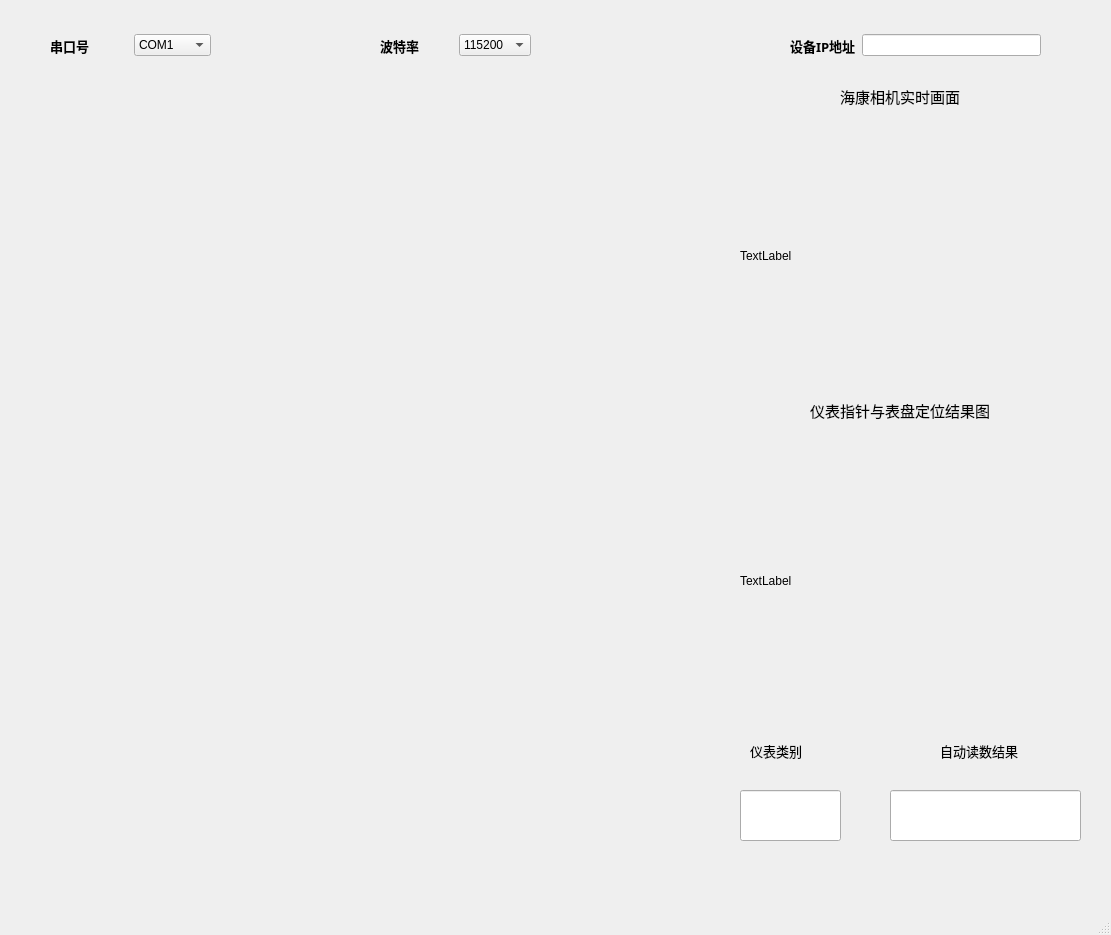
<?xml version="1.0" encoding="UTF-8"?>
<ui version="4.0">
 <class>MainWindow</class>
 <widget class="QMainWindow" name="MainWindow">
  <property name="geometry">
   <rect>
    <x>0</x>
    <y>0</y>
    <width>1111</width>
    <height>935</height>
   </rect>
  </property>
  <property name="windowTitle">
   <string>MainWindow</string>
  </property>
  <widget class="QWidget" name="centralwidget">
   <widget class="QWidget" name="topwidget_nm" native="true">
    <property name="geometry">
     <rect>
      <x>30</x>
      <y>20</y>
      <width>1031</width>
      <height>41</height>
     </rect>
    </property>
    <property name="contextMenuPolicy">
     <enum>Qt::ActionsContextMenu</enum>
    </property>
    <widget class="QWidget" name="layoutWidget">
     <property name="geometry">
      <rect>
       <x>20</x>
       <y>10</y>
       <width>161</width>
       <height>31</height>
      </rect>
     </property>
     <layout class="QHBoxLayout" name="horizontalLayout">
      <item>
       <widget class="QLabel" name="label">
        <property name="font">
         <font>
          <family>阿里巴巴普惠体 B</family>
          <pointsize>10</pointsize>
          <weight>75</weight>
          <bold>true</bold>
         </font>
        </property>
        <property name="text">
         <string>串口号</string>
        </property>
       </widget>
      </item>
      <item>
       <widget class="QComboBox" name="comboBox">
        <item>
         <property name="text">
          <string>COM1</string>
         </property>
        </item>
        <item>
         <property name="text">
          <string>COM2</string>
         </property>
        </item>
        <item>
         <property name="text">
          <string>COM3</string>
         </property>
        </item>
       </widget>
      </item>
     </layout>
    </widget>
    <widget class="QWidget" name="layoutWidget_2">
     <property name="geometry">
      <rect>
       <x>350</x>
       <y>10</y>
       <width>151</width>
       <height>31</height>
      </rect>
     </property>
     <layout class="QHBoxLayout" name="horizontalLayout_2">
      <item>
       <widget class="QLabel" name="label_2">
        <property name="font">
         <font>
          <family>阿里巴巴普惠体 B</family>
          <pointsize>10</pointsize>
          <weight>75</weight>
          <bold>true</bold>
         </font>
        </property>
        <property name="text">
         <string>波特率</string>
        </property>
       </widget>
      </item>
      <item>
       <widget class="QComboBox" name="comboBox_2">
        <item>
         <property name="text">
          <string>115200</string>
         </property>
        </item>
        <item>
         <property name="text">
          <string>57600</string>
         </property>
        </item>
       </widget>
      </item>
     </layout>
    </widget>
    <widget class="QWidget" name="layoutWidget_3">
     <property name="geometry">
      <rect>
       <x>760</x>
       <y>10</y>
       <width>251</width>
       <height>31</height>
      </rect>
     </property>
     <layout class="QHBoxLayout" name="horizontalLayout_3">
      <item>
       <widget class="QLabel" name="label_3">
        <property name="font">
         <font>
          <family>阿里巴巴普惠体 B</family>
          <pointsize>10</pointsize>
          <weight>75</weight>
          <bold>true</bold>
         </font>
        </property>
        <property name="text">
         <string>设备IP地址</string>
        </property>
       </widget>
      </item>
      <item>
       <widget class="QLineEdit" name="lineEdit"/>
      </item>
     </layout>
    </widget>
   </widget>
   <widget class="QWidget" name="grap_nm" native="true">
    <property name="geometry">
     <rect>
      <x>720</x>
      <y>80</y>
      <width>391</width>
      <height>801</height>
     </rect>
    </property>
    <widget class="QLabel" name="label_4">
     <property name="geometry">
      <rect>
       <x>120</x>
       <y>6</y>
       <width>181</width>
       <height>20</height>
      </rect>
     </property>
     <property name="font">
      <font>
       <family>宋体</family>
       <pointsize>11</pointsize>
      </font>
     </property>
     <property name="text">
      <string>海康相机实时画面</string>
     </property>
    </widget>
    <widget class="QLabel" name="picture_output1">
     <property name="geometry">
      <rect>
       <x>20</x>
       <y>50</y>
       <width>341</width>
       <height>251</height>
      </rect>
     </property>
     <property name="text">
      <string>TextLabel</string>
     </property>
    </widget>
    <widget class="QLabel" name="label_6">
     <property name="geometry">
      <rect>
       <x>90</x>
       <y>320</y>
       <width>241</width>
       <height>21</height>
      </rect>
     </property>
     <property name="font">
      <font>
       <family>宋体</family>
       <pointsize>11</pointsize>
      </font>
     </property>
     <property name="text">
      <string>仪表指针与表盘定位结果图</string>
     </property>
    </widget>
    <widget class="QLabel" name="picture_output2">
     <property name="geometry">
      <rect>
       <x>20</x>
       <y>360</y>
       <width>351</width>
       <height>281</height>
      </rect>
     </property>
     <property name="text">
      <string>TextLabel</string>
     </property>
    </widget>
    <widget class="QLabel" name="label_8">
     <property name="geometry">
      <rect>
       <x>30</x>
       <y>660</y>
       <width>81</width>
       <height>21</height>
      </rect>
     </property>
     <property name="font">
      <font>
       <family>宋体</family>
       <pointsize>10</pointsize>
      </font>
     </property>
     <property name="text">
      <string>仪表类别</string>
     </property>
    </widget>
    <widget class="QLabel" name="label_9">
     <property name="geometry">
      <rect>
       <x>220</x>
       <y>660</y>
       <width>111</width>
       <height>21</height>
      </rect>
     </property>
     <property name="font">
      <font>
       <family>宋体</family>
       <pointsize>10</pointsize>
      </font>
     </property>
     <property name="text">
      <string>自动读数结果</string>
     </property>
    </widget>
    <widget class="QLineEdit" name="type">
     <property name="geometry">
      <rect>
       <x>20</x>
       <y>710</y>
       <width>101</width>
       <height>51</height>
      </rect>
     </property>
    </widget>
    <widget class="QLineEdit" name="lineEdit_3">
     <property name="geometry">
      <rect>
       <x>170</x>
       <y>710</y>
       <width>191</width>
       <height>51</height>
      </rect>
     </property>
    </widget>
   </widget>
  </widget>
  <widget class="QMenuBar" name="menubar">
   <property name="geometry">
    <rect>
     <x>0</x>
     <y>0</y>
     <width>1111</width>
     <height>26</height>
    </rect>
   </property>
  </widget>
  <widget class="QStatusBar" name="statusbar"/>
 </widget>
 <resources/>
 <connections/>
</ui>
